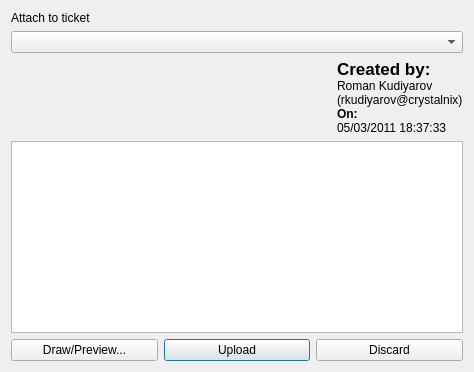
<?xml version="1.0" encoding="UTF-8"?>
<!--
    Unfuddle Tracker is a time tracking tool for Unfuddle service.
    Copyright (C) 2012 Vadim Zakondyrin <thekondr@crystalnix.com>

    This file is part of Unfuddle Tracker.

    Unfuddle Tracker is free software: you can redistribute it and/or modify
    it under the terms of the GNU General Public License as published by
    the Free Software Foundation, either version 3 of the License, or
    (at your option) any later version.

    Unfuddle Tracker is distributed in the hope that it will be useful,
    but WITHOUT ANY WARRANTY; without even the implied warranty of
    MERCHANTABILITY or FITNESS FOR A PARTICULAR PURPOSE.  See the
    GNU General Public License for more details.

    You should have received a copy of the GNU General Public License
    along with Unfuddle Tracker.  If not, see <http://www.gnu.org/licenses/>.
-->
<ui version="4.0">
 <class>ScreensnapDialog</class>
 <widget class="QDialog" name="ScreensnapDialog">
  <property name="geometry">
   <rect>
    <x>0</x>
    <y>0</y>
    <width>482</width>
    <height>395</height>
   </rect>
  </property>
  <property name="sizePolicy">
   <sizepolicy hsizetype="Fixed" vsizetype="Fixed">
    <horstretch>0</horstretch>
    <verstretch>0</verstretch>
   </sizepolicy>
  </property>
  <property name="windowTitle">
   <string>Screensnap</string>
  </property>
  <layout class="QVBoxLayout" name="verticalLayout">
   <property name="sizeConstraint">
    <enum>QLayout::SetFixedSize</enum>
   </property>
   <item>
    <widget class="QLabel" name="label">
     <property name="text">
      <string>Attach to ticket</string>
     </property>
    </widget>
   </item>
   <item>
    <widget class="QComboBox" name="ticketsBox"/>
   </item>
   <item>
    <layout class="QHBoxLayout" name="horizontalLayout_2">
     <item>
      <widget class="QLabel" name="screenLabel">
       <property name="minimumSize">
        <size>
         <width>320</width>
         <height>0</height>
        </size>
       </property>
       <property name="text">
        <string/>
       </property>
      </widget>
     </item>
     <item>
      <layout class="QVBoxLayout" name="verticalLayout_2">
       <property name="spacing">
        <number>0</number>
       </property>
       <item>
        <widget class="QLabel" name="label_1">
         <property name="text">
          <string>&lt;!DOCTYPE HTML PUBLIC &quot;-//W3C//DTD HTML 4.0//EN&quot; &quot;http://www.w3.org/TR/REC-html40/strict.dtd&quot;&gt;
&lt;html&gt;&lt;head&gt;&lt;meta name=&quot;qrichtext&quot; content=&quot;1&quot; /&gt;&lt;style type=&quot;text/css&quot;&gt;
p, li { white-space: pre-wrap; }
&lt;/style&gt;&lt;/head&gt;&lt;body style=&quot; font-family:'Lucida Grande'; font-size:13pt; font-weight:400; font-style:normal;&quot;&gt;
&lt;p style=&quot; margin-top:0px; margin-bottom:0px; margin-left:0px; margin-right:0px; -qt-block-indent:0; text-indent:0px;&quot;&gt;&lt;span style=&quot; font-weight:600;&quot;&gt;Created by:&lt;/span&gt;&lt;/p&gt;&lt;/body&gt;&lt;/html&gt;</string>
         </property>
        </widget>
       </item>
       <item>
        <widget class="QLabel" name="nameLabel">
         <property name="text">
          <string>Roman Kudiyarov</string>
         </property>
        </widget>
       </item>
       <item>
        <widget class="QLabel" name="userLabel">
         <property name="text">
          <string>(rkudiyarov@crystalnix)</string>
         </property>
        </widget>
       </item>
       <item>
        <widget class="QLabel" name="label_3">
         <property name="text">
          <string>&lt;b&gt;On:&lt;/b&gt;</string>
         </property>
        </widget>
       </item>
       <item>
        <widget class="QLabel" name="dateTimeLabel">
         <property name="text">
          <string>05/03/2011 18:37:33</string>
         </property>
        </widget>
       </item>
       <item>
        <spacer name="verticalSpacer">
         <property name="orientation">
          <enum>Qt::Vertical</enum>
         </property>
         <property name="sizeHint" stdset="0">
          <size>
           <width>0</width>
           <height>0</height>
          </size>
         </property>
        </spacer>
       </item>
      </layout>
     </item>
     <item>
      <spacer name="horizontalSpacer">
       <property name="orientation">
        <enum>Qt::Horizontal</enum>
       </property>
       <property name="sizeType">
        <enum>QSizePolicy::Expanding</enum>
       </property>
       <property name="sizeHint" stdset="0">
        <size>
         <width>0</width>
         <height>0</height>
        </size>
       </property>
      </spacer>
     </item>
    </layout>
   </item>
   <item>
    <widget class="NoScrollTextEdit" name="descriptionEdit">
     <property name="readOnly">
      <bool>false</bool>
     </property>
    </widget>
   </item>
   <item>
    <layout class="QHBoxLayout" name="horizontalLayout">
     <item>
      <widget class="QPushButton" name="drawButton">
       <property name="text">
        <string>Draw/Preview...</string>
       </property>
      </widget>
     </item>
     <item>
      <widget class="QPushButton" name="uploadButton">
       <property name="text">
        <string>Upload</string>
       </property>
       <property name="default">
        <bool>true</bool>
       </property>
      </widget>
     </item>
     <item>
      <widget class="QPushButton" name="discardButton">
       <property name="text">
        <string>Discard</string>
       </property>
      </widget>
     </item>
    </layout>
   </item>
  </layout>
 </widget>
 <customwidgets>
  <customwidget>
   <class>NoScrollTextEdit</class>
   <extends>QTextBrowser</extends>
   <header>noscrolltextedit.h</header>
  </customwidget>
 </customwidgets>
 <resources/>
 <connections>
  <connection>
   <sender>uploadButton</sender>
   <signal>clicked()</signal>
   <receiver>ScreensnapDialog</receiver>
   <slot>accept()</slot>
   <hints>
    <hint type="sourcelabel">
     <x>179</x>
     <y>339</y>
    </hint>
    <hint type="destinationlabel">
     <x>173</x>
     <y>355</y>
    </hint>
   </hints>
  </connection>
  <connection>
   <sender>discardButton</sender>
   <signal>clicked()</signal>
   <receiver>ScreensnapDialog</receiver>
   <slot>reject()</slot>
   <hints>
    <hint type="sourcelabel">
     <x>267</x>
     <y>340</y>
    </hint>
    <hint type="destinationlabel">
     <x>259</x>
     <y>354</y>
    </hint>
   </hints>
  </connection>
 </connections>
</ui>
